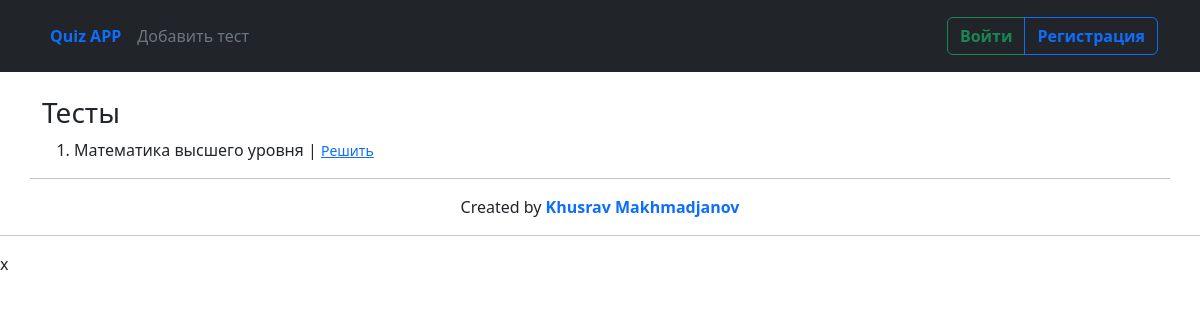
The app's page /, older data.
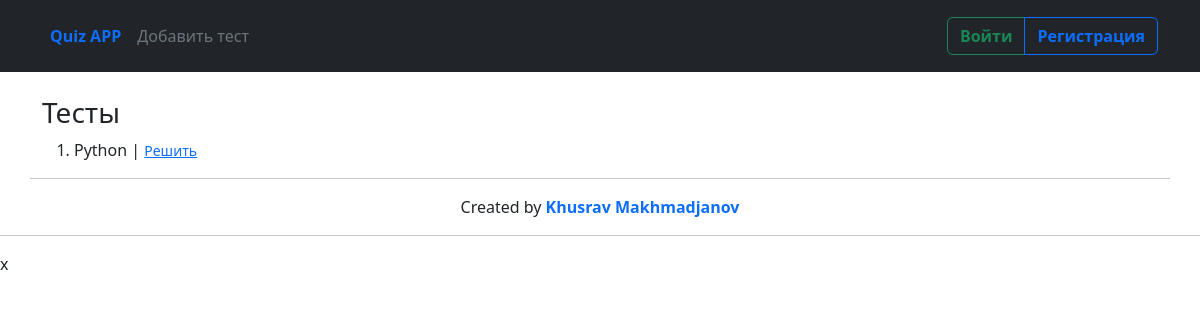
The same page, newer data.
### quiz_main/models.py (models this page shows, shortened)
class Test(models.Model):
    author = models.ForeignKey(User, on_delete=models.CASCADE)
    category = models.ForeignKey(Category, on_delete=models.PROTECT)
    title = models.CharField(max_length=200)
    max_attempts = models.PositiveIntegerField(default=1)
    start_date = models.DateTimeField(auto_now_add=True, blank=True, null=True)
    end_time = models.DateTimeField(default=timezone.now() + timezone.timedelta(days=10))
    percentage = models.PositiveIntegerField()

### quiz_main/views.py (the view)
# urls.py: path('', index, name='index'),
def index(request):
    tests = Test.objects.all()
    return render(request, 'index.html', {'tests': tests})

### templates/index.html (shortened to what this page needs)
{% extends 'base.html' %}
{% block content %}
    <br>
    <div class="container">
        <div class="container-mt-5">
            {% if tests %}
                <h3>Тесты</h3>
                {% for test in tests %}
                    <ol>
                        <li>
                            {{ test.title }} | <small><a
                                href="{% url 'ready_to_test' test.pk %}">Решить</a></small>
                        </li>
                    </ol>
                {% endfor %}
            {% else %}
                <h3 style="text-align: center"><b>Пока что нету тестов, вы хотите добавить <a
                        href="{% url 'new_test' %}"
                        style="text-decoration: none">тест</a>?
                </b></h3>
            {% endif %}
        </div>
    </div>
{% endblock %}

Row changes from the older to the newer data that the page shows:
removed Test: title "Математика высшего уровня"
added Test: title "Python"
